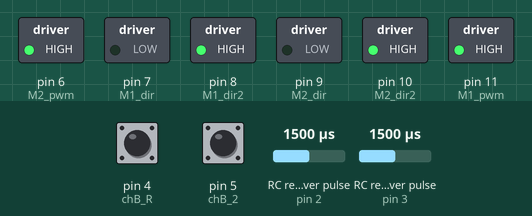
Bench run of a sketch on a simulated Arduino Uno, built with avr-gcc and run on an emulated ATmega328P. Parts: switched loads named in the sketch (green lamp = pin HIGH). Wiring (inferred from the names in the program): 2 × RC receiver channel: data pin 2 / data pin 3. The test bench sets the inputs (shaded band); at power-on: RC receiver pulse (sensors on pin 2, pin 3) 1500 µs, pin 4 (chB_R) HIGH, pin 5 (chB_2) HIGH. What the sketch prints to the serial monitor is not drawn.

Above: at 1.2 s.
1.3 s: RC receiver pulse (sensor on pin 2) set to 1020 µs
4.3 s: RC receiver pulse (sensor on pin 3) set to 1020 µs
7.3 s: pin 4 (chB_R) pulled LOW for 1 s
11.3 s: pin 5 (chB_2) pulled LOW for 0.15 s
Timing chart, 0 to 14.3 s (numbered marks = the images above; inputs shaded):
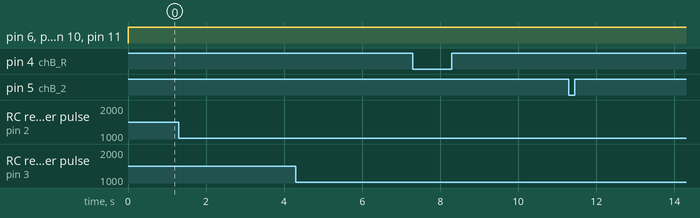

The sketch:

Encoder_PID.ino
```cpp
//Motor 1 enc
const int chA_R = 2;  //2
const int chB_R = 4;  //4

// Motor 2 enc
const int chA_2 = 3;
const int chB_2 = 5;

//Motor Driver
const int M1_dir = 7;
const int M1_dir2 = 8;
const int M1_pwm = 11;

const int M2_dir = 9;
const int M2_dir2 = 10;
const int M2_pwm = 6;

float pulsesChanged_R = 0;
float pulses_R;
float pulsesChanged_2 = 0;
float pulses_2;


//Variable
float PID_error = 0;
float previous_error = 0;
float elapsedTime, Time, timePrev;
int PID_value = 0;
int pwmOut = 0;
int task =0;


//PID constants
double kp = 0.90;   double ki = 0.01;   double kd = 0.00;
double PID_p = 0;    double PID_i = 0;    double PID_d = 0;

//Common Variable
float time;
int period = 1000; //200ms


//inv kinematics
const double a1 = 12.5;  // length of link a1 in cm
const double a2 = 12.5; // length of link a2 in cm
const double a3 = 0;    // length of link a3 in cm
const double a4 = 7;    // length of link a4 in cm

double theta_1;
double theta_2;


void setup() {

  pinMode(M1_dir, OUTPUT);
  pinMode(M1_dir2, OUTPUT);
  pinMode(M1_pwm, OUTPUT);
  pinMode(M2_dir, OUTPUT);
  pinMode(M2_dir2, OUTPUT);
  pinMode(M2_pwm, OUTPUT);

  pinMode(chA_R, INPUT_PULLUP);
  pinMode(chB_R, INPUT_PULLUP);
  pinMode(chA_2, INPUT_PULLUP);
  pinMode(chB_2, INPUT_PULLUP);


  Serial.begin(115200);

  attachInterrupt(digitalPinToInterrupt(chA_R),encoder_readR,CHANGE);
  attachInterrupt(digitalPinToInterrupt(chA_2),encoder_read2,CHANGE);

 Time = millis();

}

void loop() {

    inv_kine(4,10);      // put coordiantes here (x,y)

    pid_function_1(theta_1);
    pid_function_2(theta_2);

}


///// inv kine/////
void inv_kine(double  x, double  y){
  // Desired Position of End effector


  // Equations for Inverse kinematics
    double r1 = sqrt(pow(x,2)+pow(y,2));  // eqn 1
    double phi_1 = acos((sq(a4)-sq(a2)-sq(r1))/(-2*a2*r1));  // eqn 2
    double phi_2 = atan2(y, x);  // eqn 3
    theta_1 = (phi_2-phi_1)*57.2958;  // eqn 4 converted to degrees

    double phi_3 = acos((sq(r1)-sq(a2)-sq(a4))/(-2*a2*a4));
    theta_2 = 180-(phi_3*57.2958);

    Serial.print("theta one: ");
    Serial.print(theta_1);
    Serial.print("   theta two: ");
    Serial.println(theta_2);
}


void encoder_readR() {                                     //Interrupt function to read the x2 pulses of the encoder.
  if ( digitalRead(chB_R) == 0 ) {
    if ( digitalRead(chA_R) == 0 ) {
      // A fell, B is low
      pulses_R--; // Moving forward
    } else {
      // A rose, B is high
      pulses_R++; // Moving reverse
    }
  } else {
    if ( digitalRead(chA_R) == 0 ) {
      pulses_R++; // Moving reverse
    } else {
      // A rose, B is low
      pulses_R--; // Moving forward
    }
  }
  pulsesChanged_R = 1;
}

///////////// MOTOR 2 ENC ////////////
void encoder_read2() {                                     //Interrupt function to read the x2 pulses of the encoder.
  if ( digitalRead(chB_2) == 0 ) {
    if ( digitalRead(chA_2) == 0 ) {
      // A fell, B is low
      pulses_2--; // Moving forward
    } else {
      // A rose, B is high
      pulses_2++; // Moving reverse
    }
  } else {
    if ( digitalRead(chA_2) == 0 ) {
      pulses_2++; // Moving reverse
    } else {
      // A rose, B is low
      pulses_2--; // Moving forward
    }
  }
  pulsesChanged_2 = 1;
}


//////////////// PID FUNC. /////////////////
void pid_function_1(float set_angle)
{
  float pulse_per_rotation = 3780;
  float angle_pulse = (set_angle*(pulse_per_rotation/360));

  PID_error = angle_pulse - pulses_R;
    PID_p = kp * PID_error;
      if(-1 < PID_error <1){
        PID_i = PID_i + (ki * PID_error);
      }
      else{
        PID_i = 0;
      }
    timePrev = Time;
    Time = millis();
    elapsedTime = (Time - timePrev) / 1000;
    PID_d = kd*((PID_error - previous_error)/elapsedTime);
    PID_value = PID_p + PID_i + PID_d;

    if (abs(PID_value*1.7) > 255){
    pwmOut = 255;
   }
   else if (abs(PID_value) < 0){
    pwmOut = 0;
   }
   else{
    pwmOut = abs(PID_value*1.7);
   }

   if (PID_value > 0){
    analogWrite(M1_pwm, pwmOut);
    digitalWrite(M1_dir, LOW);
    digitalWrite(M1_dir2, HIGH);
   }
   else if (PID_value < 0){
    analogWrite(M1_pwm, pwmOut);
    digitalWrite(M1_dir, HIGH);
    digitalWrite(M1_dir2, LOW);
   }

//  Serial.print(pulses_R);
//  Serial.print(" pulses    ");
//  Serial.print(PID_error);
//  Serial.print("  ");
//  Serial.print(task);
//  Serial.print("  ");
//  Serial.print(pwmOut);
//  Serial.print(" pwm_out   ");
//  Serial.println(PID_value);
}


void pid_function_2(float set_angle)
{
  float pulse_per_rotation = 3780;
  float angle_pulse = (set_angle*(pulse_per_rotation/360));

  PID_error = angle_pulse - pulses_2;
    PID_p = kp * PID_error;
      if(-1 < PID_error <1){
        PID_i = PID_i + (ki * PID_error);
      }
      else{
        PID_i = 0;
      }
    timePrev = Time;
    Time = millis();
    elapsedTime = (Time - timePrev) / 1000;
    PID_d = kd*((PID_error - previous_error)/elapsedTime);
    PID_value = PID_p + PID_i + PID_d;

    if (abs(PID_value) > 255){
    pwmOut = 255;
   }
   else if (abs(PID_value) < 0){
    pwmOut = 0;
   }
   else{
    pwmOut = abs(PID_value*1.7);
   }

   if (PID_value > 0){
    analogWrite(M2_pwm, pwmOut);
    digitalWrite(M2_dir, LOW);
    digitalWrite(M2_dir2, HIGH);
   }
   else if (PID_value < 0){
    analogWrite(M2_pwm, pwmOut);
    digitalWrite(M2_dir, HIGH);
    digitalWrite(M2_dir2, LOW);
   }


//  Serial.print(pulses_2);
//  Serial.print(" pulses    ");
//  Serial.print(PID_error);
//  Serial.print("  ");
//  Serial.print(elapsedTime);
//  Serial.print("  ");
//  Serial.print(pwmOut);
//  Serial.print(" pwm_out   ");
//  Serial.println(PID_value);
}
```
